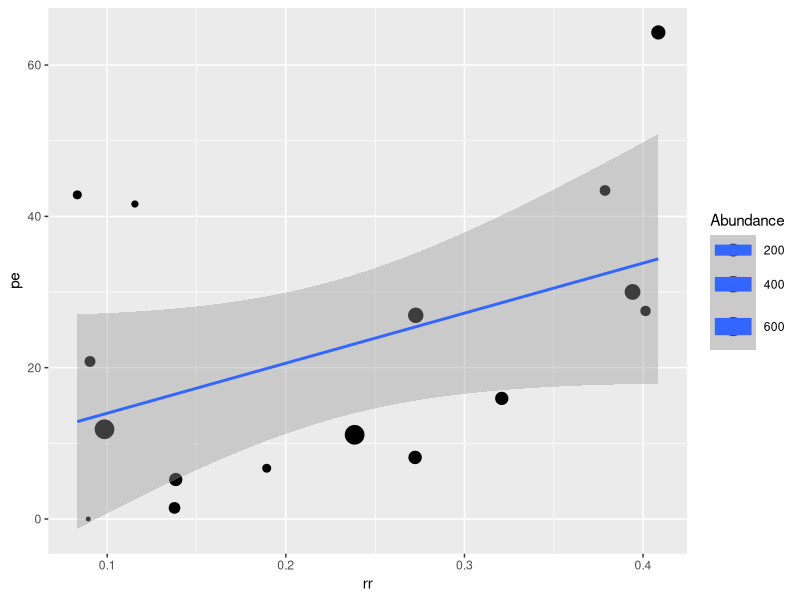
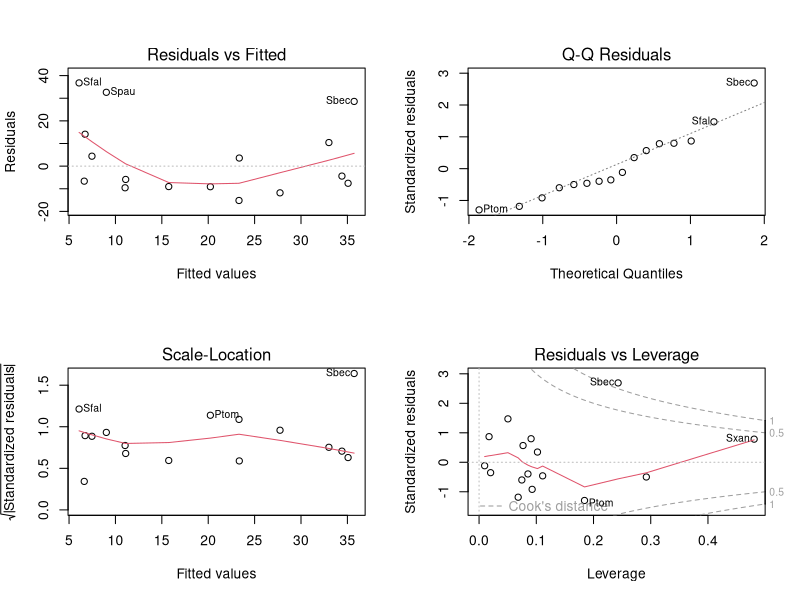
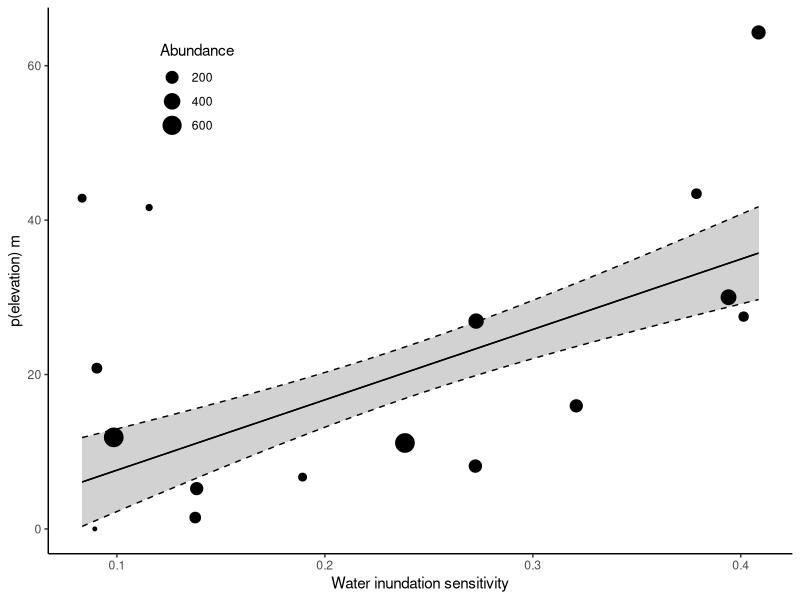
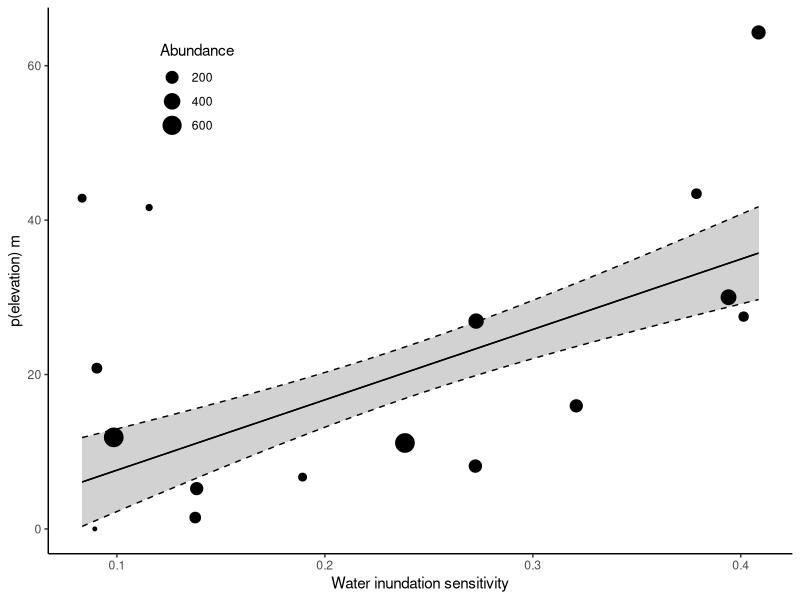

R code for these plots, in order:
################################################################################
# title: flooding sensitivity response predicting species distributions 
# author: James Margrove 

# IMPORT FUNCTIONS AND PACKAGES
require(ggplot2)

##### IMPORT DATA 
riskratio_data <- read.table("./data/riskratio_data.txt", header = TRUE)
spdata <- read.table("./data/spdata.txt", header = TRUE)
riskratio_data$pe <- read.table("./data/pelev_data.txt", header = TRUE)$pe

##### Calculating the abundance 
abn <- with(spdata[spdata$sp %in% riskratio_data$sp,], tapply(sp, sp, length))
riskratio_data$Abundance <- abn[!is.na(abn)]

##### Explore 
ggplot(riskratio_data, aes(x = rr, y = pe, size = Abundance)) + 
  geom_point() + 
  stat_smooth(method = lm)

##### Model data with a weighted linear model 
model <- lm(pe ~ rr, weight = Abundance, data = riskratio_data)
summary(model)

##### model evaluation 
par(mfrow=c(2,2))
plot(model)

##### bootstrap the data 
preds <- expand.grid(rr = with(riskratio_data, 
                               seq(from = min(rr), 
                                   to = max(rr), 
                                   length = 100)))

preds$p <- predict(model, preds, type = "response")
preds$CI <- predict(model, preds, type = "response", se.fit = TRUE)$se.fit
colnames(preds)

# Graph the predictions 
p1 <- ggplot(preds, aes(x = rr, y = p)) + 
        geom_line() + 
        geom_ribbon(aes(ymin = p - CI, ymax = p + CI), alpha = 0.22) +
        geom_line(aes(x = rr, y = p-CI), linetype = 2) + 
        geom_line(aes(x = rr, y = p+CI), linetype = 2) + 
        geom_point(data = riskratio_data, aes(x = rr, y = pe, size = Abundance)) + 
        geom_line() + 
        ylab("p(elevation) m") + 
        xlab("Water inundation sensitivity") +
        theme_classic() +
        theme(legend.position = c(0.2, 0.85))

p1

# Save plot to graphs file 
ggsave(p1, file = './graphs/floodingsensitivity_pelevation.png', 
       width = 4, 
       height = 4)



